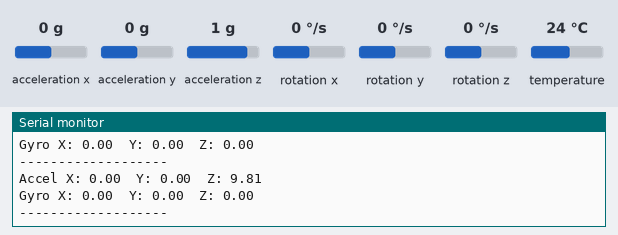
This sketch was run on a simulated Arduino Uno, built with avr-gcc and run on an emulated ATmega328P. On the bench: the last lines printed to the serial monitor. The inputs (shaded band) are chosen by the test bench; at power-on: acceleration x 0 g, acceleration y 0 g, acceleration z 1 g, rotation x 0 °/s, rotation y 0 °/s, rotation z 0 °/s, temperature 24 °C.

Above: at 1.3 s.
1.4 s: acceleration x set to -1.4 g
At 1.93 s:
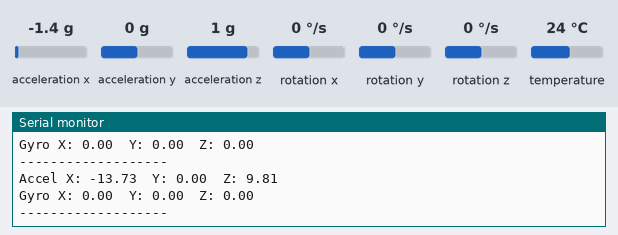
2.9 s: acceleration y set to -1.4 g
At 3.44 s:
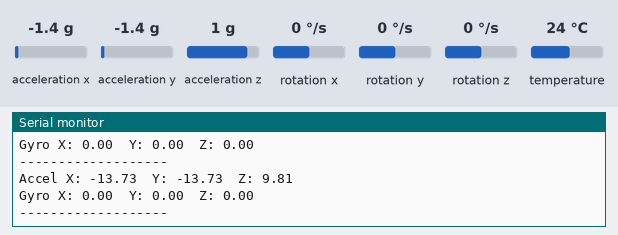
4.4 s: acceleration z set to -1.4 g
At 4.96 s:
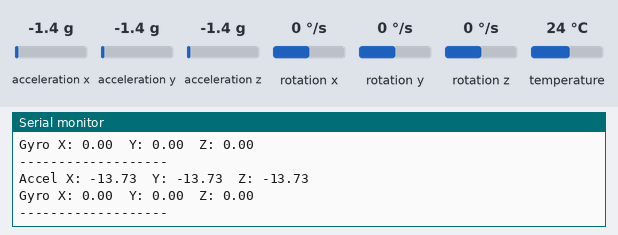
5.9 s: rotation x set to -192 °/s
At 6.48 s:
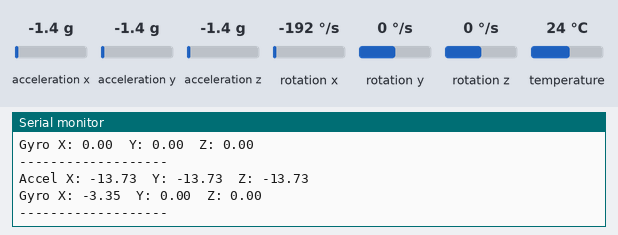
7.4 s: rotation y set to -192 °/s
At 7.99 s:
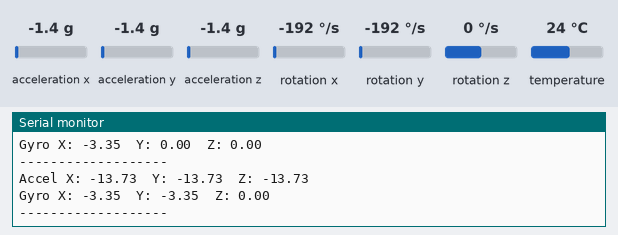

Measured:
- after the input at 1.4 s, the serial monitor: prints a new line after 0.22 s (image 1)
- after the input at 2.9 s, the serial monitor: prints a new line after 0.23 s (image 2)
- after the input at 4.4 s, the serial monitor: prints a new line after 0.25 s (image 3)
- after the input at 5.9 s, the serial monitor: prints a new line after 0.27 s (image 4)
- after the input at 7.4 s, the serial monitor: prints a new line after 0.28 s (image 5)

The sketch:

Prueba_de_giroscopio_MPU6050.ino
```cpp
#include <Wire.h>
#include <Adafruit_MPU6050.h>
#include <Adafruit_Sensor.h>

Adafruit_MPU6050 mpu;

void setup() {
  Serial.begin(115200);

  if (!mpu.begin()) {
    Serial.println("No se encontró el MPU6050");
    while (1) {
      delay(10);
    }
  }

  Serial.println("MPU6050 iniciado");

  mpu.setAccelerometerRange(MPU6050_RANGE_8_G);
  mpu.setGyroRange(MPU6050_RANGE_500_DEG);
  mpu.setFilterBandwidth(MPU6050_BAND_21_HZ);

  delay(100);
}

void loop() {
  sensors_event_t a, g, temp;

  mpu.getEvent(&a, &g, &temp);

  Serial.print("Accel X: ");
  Serial.print(a.acceleration.x);
  Serial.print("  Y: ");
  Serial.print(a.acceleration.y);
  Serial.print("  Z: ");
  Serial.println(a.acceleration.z);

  Serial.print("Gyro X: ");
  Serial.print(g.gyro.x);
  Serial.print("  Y: ");
  Serial.print(g.gyro.y);
  Serial.print("  Z: ");
  Serial.println(g.gyro.z);

  Serial.println("-------------------");

  delay(500);
}
```
